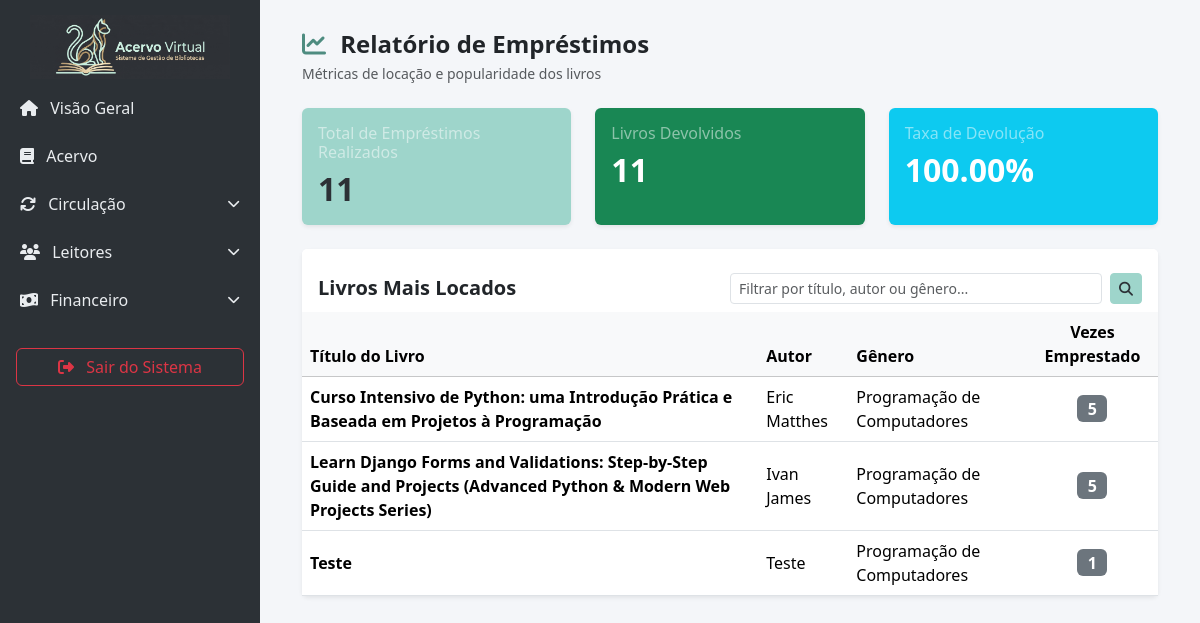
Screenshot of /admin-sys/relatorios/ with the database file from the repository.
### biblioteca_app/models.py (models this page shows, shortened)
class Livro(models.Model):
    titulo = models.CharField(max_length=200)
    autor = models.ForeignKey(Autor, on_delete=models.PROTECT, related_name="livros")
    edicao = models.CharField(max_length=100)
    editora = models.ForeignKey(Editora, on_delete=models.PROTECT, related_name="livros", null=True, blank=True)
    idioma = models.CharField(max_length=50, default="Português")
    data_publicacao = models.DateField(blank=True, null=True)
    numero_paginas = models.IntegerField()
    genero = models.ForeignKey(Genero, on_delete=models.PROTECT, related_name="livros")
    classificacao = models.IntegerField()
    sinopse = models.TextField()
    capa = models.ImageField(upload_to='capas/', blank=True, null=True)
    localizacao = models.CharField(max_length=100, blank=True, null=True, help_text="Ex: Estante A, Prateleira 2")

class Autor(models.Model):
    nome = models.CharField(max_length=200, unique=True)
    def __str__(self):
        return self.nome

class Genero(models.Model):
    nome = models.CharField(max_length=100, unique=True)
    def __str__(self):
        return self.nome

### biblioteca_app/views.py (the view)
# urls.py: path('admin-sys/relatorios/', views.relatorio, name='relatorio'),
def relatorio(request):
    query = request.GET.get('q')
    if query:
        livros_base = Livro.objects.filter(
            Q(titulo__icontains=query) |
            Q(autor__nome__icontains=query) |
            Q(genero__nome__icontains=query)
        ).distinct()
    else:
        livros_base = Livro.objects.all()
    livros_emprestados = livros_base.annotate(
            total_emprestimos=Count('exemplares__emprestimo')
    ).order_by('-total_emprestimos', 'titulo')
    livros_emprestados = livros_emprestados.filter(total_emprestimos__gt=0)
    total_emprestimos_feitos = Emprestimo.objects.count()
    total_devolvidos = Devolucao.objects.count()
    percentual_devolvidos = 0
    if total_emprestimos_feitos > 0:
        percentual_devolvidos = (total_devolvidos / total_emprestimos_feitos) * 100
    usuario_ativo = request.user
    context = {
        'livros_emprestados': livros_emprestados,
        'total_emprestimos_feitos': total_emprestimos_feitos,
        'total_devolvidos': total_devolvidos,
        'percentual_devolvidos': f'{percentual_devolvidos:.2f}',
        'query': query,
    }
    return render(request, 'relatorio.html', context)

### biblioteca_app/templates/relatorio.html (shortened to what this page needs)
{% extends 'base.html' %}
{% block content %}
<div class="container-fluid">
    <div class="d-flex justify-content-between align-items-center mb-4">
        <div>
            <h4 class="fw-bold text-dark mb-1"><i class="fa-solid fa-chart-line me-2 text-primary"></i> Relatório de Empréstimos</h4>
            <p class="text-muted small mb-0">Métricas de locação e popularidade dos livros</p>
        </div>
    </div>
    <div class="row g-4 mb-4">
        <div class="col-md-4">
            <div class="card border-0 shadow-sm bg-primary text-white h-100">
                <div class="card-body">
                    <h6 class="card-title text-white-50">Total de Empréstimos Realizados</h6>
                    <h2 class="fw-bold mb-0">{{ total_emprestimos_feitos }}</h2>
                </div>
            </div>
        </div>
        <div class="col-md-4">
            <div class="card border-0 shadow-sm bg-success text-white h-100">
                <div class="card-body">
                    <h6 class="card-title text-white-50">Livros Devolvidos</h6>
                    <h2 class="fw-bold mb-0">{{ total_devolvidos }}</h2>
                </div>
            </div>
        </div>
        <div class="col-md-4">
            <div class="card border-0 shadow-sm bg-info text-white h-100">
                <div class="card-body">
                    <h6 class="card-title text-white-50">Taxa de Devolução</h6>
                    <h2 class="fw-bold mb-0">{{ percentual_devolvidos }}%</h2>
                </div>
            </div>
        </div>
    </div>
    <div class="card border-0 shadow-sm">
        <div class="card-header bg-white pt-4 pb-2 border-bottom-0 d-flex justify-content-between align-items-center">
            <h5 class="fw-bold mb-0">Livros Mais Locados</h5>
            <form action="{% url 'relatorio' %}" method="GET" class="d-flex w-50">
                <input type="text" name="q" value="{{ request.GET.q|default:'' }}" class="form-control form-control-sm me-2" placeholder="Filtrar por título, autor ou gênero...">
                <button type="submit" class="btn btn-sm btn-primary"><i class="fa-solid fa-magnifying-glass"></i></button>
            </form>
        </div>
        <div class="card-body p-0 table-responsive">
            <table class="table table-hover align-middle mb-0">
                <thead class="table-light">
                    <tr>
                        <th>Título do Livro</th>
                        <th>Autor</th>
                        <th>Gênero</th>
                        <th class="text-center">Vezes Emprestado</th>
                    </tr>
                </thead>
                <tbody>
                    {% for livro in livros_emprestados %}
                    <tr>
                        <td><strong>{{ livro.titulo }}</strong></td>
                        <td>{{ livro.autor }}</td>
                        <td>{{ livro.genero }}</td>
                        <td class="text-center"><span class="badge bg-secondary fs-6">{{ livro.total_emprestimos }}</span></td>
                    </tr>
                    {% empty %}
                    <tr><td colspan="4" class="text-center py-4 text-muted">Nenhum livro foi locado ainda.</td></tr>
                    {% endfor %}
                </tbody>
            </table>
        </div>
    </div>
</div>
{% endblock %}

### biblioteca_app/templates/base.html (style rules this page uses)
body { background-color: #f4f6f9; font-family: 'Segoe UI', Tahoma, Geneva, Verdana, sans-serif; }
:root { --theme-dark: #2c3136; --theme-primary: #9ed5cb; --theme-secondary: #cca77b; --theme-light: #f8f9fa; }
.btn-primary { background-color: var(--theme-primary); border-color: var(--theme-primary); color: var(--theme-dark); font-weight: 600; }
.text-primary { color: #4e8c80 !important; }
.bg-primary { background-color: var(--theme-primary) !important; color: var(--theme-dark) !important; }

### rows the page displays
Livro: titulo "Curso Intensivo de Python: uma Introdução Prática e Baseada em Projetos à Programação", autor "Eric Matthes", genero "Programação de Computadores", total_emprestimos "5"
Livro: titulo "Learn Django Forms and Validations: Step-by-Step Guide and Projects (Advanced Python & Modern Web Projects Series)", autor "Ivan James", genero "Programação de Computadores", total_emprestimos "5"
Livro: titulo "Teste", autor "Teste", genero "Programação de Computadores", total_emprestimos "1"

### other values shown
{{ total_emprestimos_feitos }} "11"
{{ total_devolvidos }} "11"
{{ percentual_devolvidos }} "100.00"
